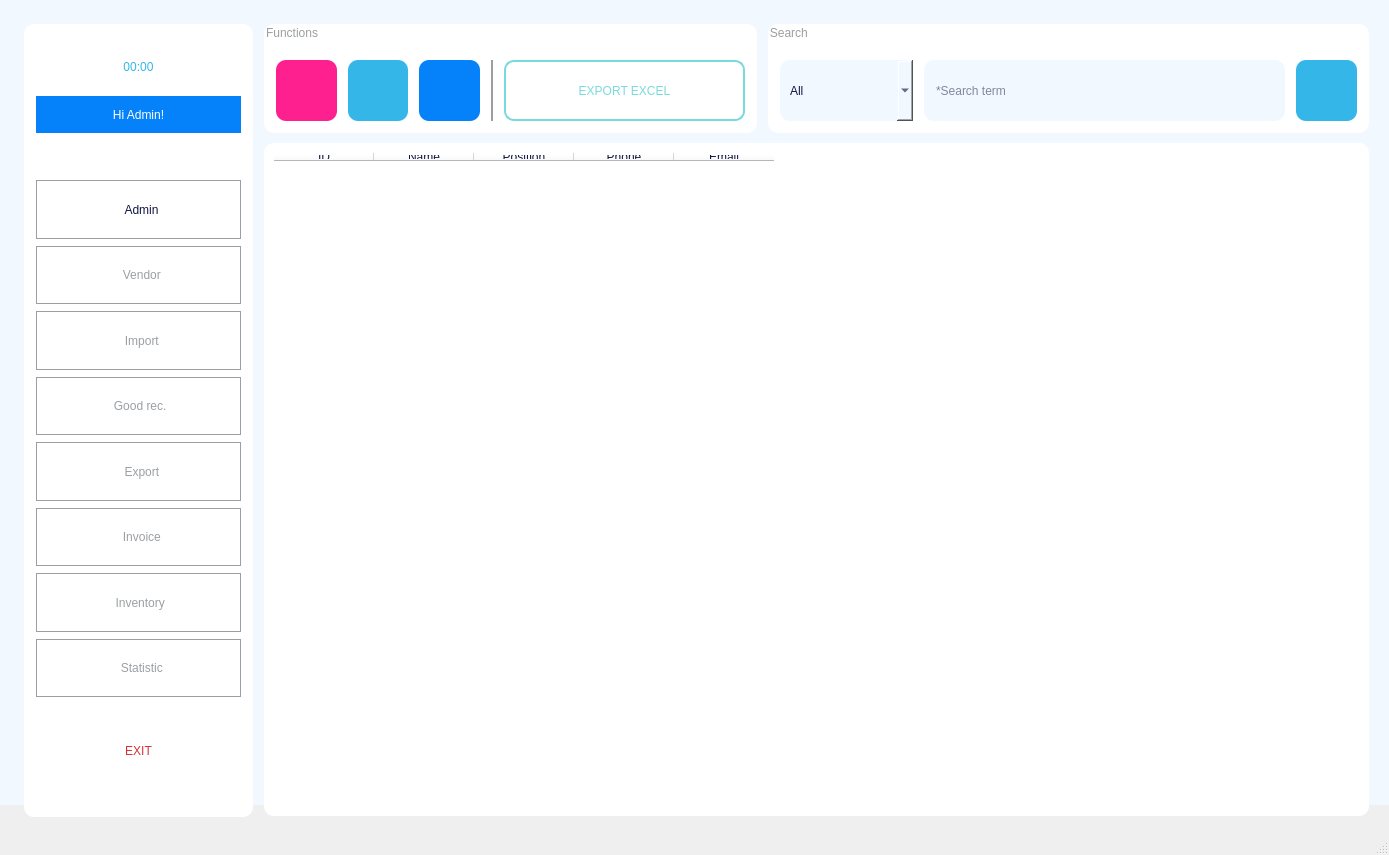
<?xml version="1.0" encoding="UTF-8"?>
<ui version="4.0">
 <class>MainWindow</class>
 <widget class="QMainWindow" name="MainWindow">
  <property name="geometry">
   <rect>
    <x>0</x>
    <y>0</y>
    <width>1389</width>
    <height>855</height>
   </rect>
  </property>
  <property name="maximumSize">
   <size>
    <width>1920</width>
    <height>1080</height>
   </size>
  </property>
  <property name="focusPolicy">
   <enum>Qt::NoFocus</enum>
  </property>
  <property name="windowTitle">
   <string>Admin</string>
  </property>
  <property name="autoFillBackground">
   <bool>false</bool>
  </property>
  <property name="toolButtonStyle">
   <enum>Qt::ToolButtonTextUnderIcon</enum>
  </property>
  <property name="animated">
   <bool>false</bool>
  </property>
  <widget class="QWidget" name="centralwidget">
   <widget class="QLabel" name="label">
    <property name="geometry">
     <rect>
      <x>24</x>
      <y>24</y>
      <width>229</width>
      <height>793</height>
     </rect>
    </property>
    <property name="styleSheet">
     <string notr="true">border-radius: 10px;
background-color: rgb(255, 255, 255);</string>
    </property>
    <property name="text">
     <string/>
    </property>
   </widget>
   <widget class="QWidget" name="verticalLayoutWidget">
    <property name="geometry">
     <rect>
      <x>36</x>
      <y>180</y>
      <width>205</width>
      <height>517</height>
     </rect>
    </property>
    <layout class="QVBoxLayout" name="verticalLayout">
     <property name="spacing">
      <number>7</number>
     </property>
     <item>
      <widget class="QPushButton" name="pushButtonAdmin">
       <property name="maximumSize">
        <size>
         <width>16777215</width>
         <height>60</height>
        </size>
       </property>
       <property name="toolTipDuration">
        <number>-1</number>
       </property>
       <property name="layoutDirection">
        <enum>Qt::LeftToRight</enum>
       </property>
       <property name="autoFillBackground">
        <bool>false</bool>
       </property>
       <property name="styleSheet">
        <string notr="true">color: rgb(14, 23, 67);
font: 63 12pt &quot;Montserrat SemiBold&quot;;
background-color: rgb(255, 255, 255);
border: 1px solid #9b9fa2;
</string>
       </property>
       <property name="text">
        <string>  Admin</string>
       </property>
       <property name="icon">
        <iconset>
         <normaloff>../RESOURCE/ICON/adm.png</normaloff>../RESOURCE/ICON/adm.png</iconset>
       </property>
       <property name="iconSize">
        <size>
         <width>35</width>
         <height>35</height>
        </size>
       </property>
      </widget>
     </item>
     <item>
      <widget class="QPushButton" name="pushButtonVendor">
       <property name="maximumSize">
        <size>
         <width>16777215</width>
         <height>60</height>
        </size>
       </property>
       <property name="toolTipDuration">
        <number>-1</number>
       </property>
       <property name="layoutDirection">
        <enum>Qt::LeftToRight</enum>
       </property>
       <property name="autoFillBackground">
        <bool>false</bool>
       </property>
       <property name="styleSheet">
        <string notr="true">font: 63 12pt &quot;Montserrat SemiBold&quot;;
background-color: rgb(255, 255, 255);
border: 1px solid #9b9fa2;
color: rgb(155, 159, 162);</string>
       </property>
       <property name="text">
        <string>  Vendor</string>
       </property>
       <property name="icon">
        <iconset>
         <normaloff>../RESOURCE/ICON/vendor1.png</normaloff>../RESOURCE/ICON/vendor1.png</iconset>
       </property>
       <property name="iconSize">
        <size>
         <width>32</width>
         <height>32</height>
        </size>
       </property>
      </widget>
     </item>
     <item>
      <widget class="QPushButton" name="pushButtonImport">
       <property name="maximumSize">
        <size>
         <width>16777215</width>
         <height>60</height>
        </size>
       </property>
       <property name="contextMenuPolicy">
        <enum>Qt::DefaultContextMenu</enum>
       </property>
       <property name="toolTipDuration">
        <number>0</number>
       </property>
       <property name="layoutDirection">
        <enum>Qt::LeftToRight</enum>
       </property>
       <property name="autoFillBackground">
        <bool>false</bool>
       </property>
       <property name="styleSheet">
        <string notr="true">font: 63 12pt &quot;Montserrat SemiBold&quot;;
background-color: rgb(255, 255, 255);
border: 1px solid #9b9fa2;
color: rgb(155, 159, 162);</string>
       </property>
       <property name="text">
        <string>  Import</string>
       </property>
       <property name="icon">
        <iconset>
         <normaloff>../RESOURCE/ICON/import.png</normaloff>../RESOURCE/ICON/import.png</iconset>
       </property>
       <property name="iconSize">
        <size>
         <width>30</width>
         <height>30</height>
        </size>
       </property>
      </widget>
     </item>
     <item>
      <widget class="QPushButton" name="pushButtonReceipt">
       <property name="maximumSize">
        <size>
         <width>16777215</width>
         <height>60</height>
        </size>
       </property>
       <property name="contextMenuPolicy">
        <enum>Qt::DefaultContextMenu</enum>
       </property>
       <property name="toolTipDuration">
        <number>0</number>
       </property>
       <property name="layoutDirection">
        <enum>Qt::LeftToRight</enum>
       </property>
       <property name="autoFillBackground">
        <bool>false</bool>
       </property>
       <property name="styleSheet">
        <string notr="true">font: 63 12pt &quot;Montserrat SemiBold&quot;;
background-color: rgb(255, 255, 255);
border: 1px solid #9b9fa2;
color: rgb(155, 159, 162);</string>
       </property>
       <property name="text">
        <string> Good rec.</string>
       </property>
       <property name="icon">
        <iconset>
         <normaloff>../RESOURCE/ICON/doc.png</normaloff>../RESOURCE/ICON/doc.png</iconset>
       </property>
       <property name="iconSize">
        <size>
         <width>35</width>
         <height>35</height>
        </size>
       </property>
      </widget>
     </item>
     <item>
      <widget class="QPushButton" name="pushButtonExport">
       <property name="maximumSize">
        <size>
         <width>16777215</width>
         <height>60</height>
        </size>
       </property>
       <property name="contextMenuPolicy">
        <enum>Qt::DefaultContextMenu</enum>
       </property>
       <property name="toolTipDuration">
        <number>0</number>
       </property>
       <property name="layoutDirection">
        <enum>Qt::LeftToRight</enum>
       </property>
       <property name="autoFillBackground">
        <bool>false</bool>
       </property>
       <property name="styleSheet">
        <string notr="true">font: 63 12pt &quot;Montserrat SemiBold&quot;;
background-color: rgb(255, 255, 255);
border: 1px solid #9b9fa2;
color: rgb(155, 159, 162);</string>
       </property>
       <property name="text">
        <string>  Export</string>
       </property>
       <property name="icon">
        <iconset>
         <normaloff>../RESOURCE/ICON/export.png</normaloff>../RESOURCE/ICON/export.png</iconset>
       </property>
       <property name="iconSize">
        <size>
         <width>30</width>
         <height>30</height>
        </size>
       </property>
      </widget>
     </item>
     <item>
      <widget class="QPushButton" name="pushButtonInvoice">
       <property name="maximumSize">
        <size>
         <width>16777215</width>
         <height>60</height>
        </size>
       </property>
       <property name="contextMenuPolicy">
        <enum>Qt::DefaultContextMenu</enum>
       </property>
       <property name="toolTipDuration">
        <number>0</number>
       </property>
       <property name="layoutDirection">
        <enum>Qt::LeftToRight</enum>
       </property>
       <property name="autoFillBackground">
        <bool>false</bool>
       </property>
       <property name="styleSheet">
        <string notr="true">font: 63 12pt &quot;Montserrat SemiBold&quot;;
background-color: rgb(255, 255, 255);
border: 1px solid #9b9fa2;
color: rgb(155, 159, 162);</string>
       </property>
       <property name="text">
        <string>  Invoice</string>
       </property>
       <property name="icon">
        <iconset>
         <normaloff>../RESOURCE/ICON/doc.png</normaloff>../RESOURCE/ICON/doc.png</iconset>
       </property>
       <property name="iconSize">
        <size>
         <width>35</width>
         <height>35</height>
        </size>
       </property>
      </widget>
     </item>
     <item>
      <widget class="QPushButton" name="pushButtonInventory">
       <property name="maximumSize">
        <size>
         <width>16777215</width>
         <height>60</height>
        </size>
       </property>
       <property name="contextMenuPolicy">
        <enum>Qt::DefaultContextMenu</enum>
       </property>
       <property name="toolTipDuration">
        <number>0</number>
       </property>
       <property name="layoutDirection">
        <enum>Qt::LeftToRight</enum>
       </property>
       <property name="autoFillBackground">
        <bool>false</bool>
       </property>
       <property name="styleSheet">
        <string notr="true">font: 63 12pt &quot;Montserrat SemiBold&quot;;
background-color: rgb(255, 255, 255);
border: 1px solid #9b9fa2;
color: rgb(155, 159, 162);</string>
       </property>
       <property name="text">
        <string> Inventory</string>
       </property>
       <property name="icon">
        <iconset>
         <normaloff>../RESOURCE/ICON/inventory.png</normaloff>../RESOURCE/ICON/inventory.png</iconset>
       </property>
       <property name="iconSize">
        <size>
         <width>30</width>
         <height>30</height>
        </size>
       </property>
      </widget>
     </item>
     <item>
      <widget class="QPushButton" name="pushButtonStatistic">
       <property name="maximumSize">
        <size>
         <width>16777215</width>
         <height>60</height>
        </size>
       </property>
       <property name="contextMenuPolicy">
        <enum>Qt::DefaultContextMenu</enum>
       </property>
       <property name="toolTipDuration">
        <number>0</number>
       </property>
       <property name="layoutDirection">
        <enum>Qt::LeftToRight</enum>
       </property>
       <property name="autoFillBackground">
        <bool>false</bool>
       </property>
       <property name="styleSheet">
        <string notr="true">font: 63 12pt &quot;Montserrat SemiBold&quot;;
background-color: rgb(255, 255, 255);
border: 1px solid #9b9fa2;
color: rgb(155, 159, 162);</string>
       </property>
       <property name="text">
        <string>  Statistic</string>
       </property>
       <property name="icon">
        <iconset>
         <normaloff>../RESOURCE/ICON/statis.png</normaloff>../RESOURCE/ICON/statis.png</iconset>
       </property>
       <property name="iconSize">
        <size>
         <width>32</width>
         <height>32</height>
        </size>
       </property>
      </widget>
     </item>
    </layout>
   </widget>
   <widget class="QGroupBox" name="groupBox">
    <property name="geometry">
     <rect>
      <x>264</x>
      <y>24</y>
      <width>493</width>
      <height>109</height>
     </rect>
    </property>
    <property name="styleSheet">
     <string notr="true">padding: 5px;
border-radius: 10px;
color: rgb(155, 159, 162);
background-color: rgb(255, 255, 255);
font: 25 10pt &quot;Montserrat Light&quot;;</string>
    </property>
    <property name="title">
     <string>Functions</string>
    </property>
    <widget class="QWidget" name="horizontalLayoutWidget">
     <property name="geometry">
      <rect>
       <x>12</x>
       <y>36</y>
       <width>217</width>
       <height>61</height>
      </rect>
     </property>
     <layout class="QHBoxLayout" name="horizontalLayout">
      <property name="spacing">
       <number>11</number>
      </property>
      <item>
       <widget class="QPushButton" name="pushButtonNew">
        <property name="maximumSize">
         <size>
          <width>100</width>
          <height>100</height>
         </size>
        </property>
        <property name="toolTip">
         <string>&lt;html&gt;&lt;head/&gt;&lt;body&gt;&lt;p&gt;&lt;span style=&quot; font-size:12pt; color:#ff2090;&quot;&gt;New&lt;/span&gt;&lt;/p&gt;&lt;/body&gt;&lt;/html&gt;</string>
        </property>
        <property name="toolTipDuration">
         <number>-1</number>
        </property>
        <property name="styleSheet">
         <string notr="true">QPushButton {
    background-color: #FF2090; /* Màu nền mặc định */

    border-radius: 10px; 
    padding: 5px;

}

QPushButton:hover {
    background-color: #FFA2D1; /* Màu khi di chuột */  
}

QPushButton:pressed {
    background-color: #FF2090; /* Màu khi nhấn */
}

QPushButton:focus {
    border: 5px solid #FFA2D1; /* Viền khi nút được focus */ 
}
</string>
        </property>
        <property name="text">
         <string/>
        </property>
        <property name="icon">
         <iconset>
          <normaloff>../RESOURCE/ICON/new.png</normaloff>../RESOURCE/ICON/new.png</iconset>
        </property>
        <property name="iconSize">
         <size>
          <width>32</width>
          <height>32</height>
         </size>
        </property>
       </widget>
      </item>
      <item>
       <widget class="QPushButton" name="pushButtonEdit">
        <property name="maximumSize">
         <size>
          <width>100</width>
          <height>100</height>
         </size>
        </property>
        <property name="toolTip">
         <string>&lt;html&gt;&lt;head/&gt;&lt;body&gt;&lt;p&gt;&lt;span style=&quot; font-size:12pt; color:#35b6e8;&quot;&gt;Edit&lt;/span&gt;&lt;/p&gt;&lt;/body&gt;&lt;/html&gt;</string>
        </property>
        <property name="styleSheet">
         <string notr="true">QPushButton {
    background-color: #35B6E8; /* Màu nền mặc định */

    border-radius: 10px; 
    padding: 5px;

}

QPushButton:hover {
    background-color: #A3E3FC; /* Màu khi di chuột */  

}

QPushButton:pressed {
    background-color: #35B6E8; /* Màu khi nhấn */
}

QPushButton:focus {
    border: 5px solid #A3E3FC; /* Viền khi nút được focus */ 
}
</string>
        </property>
        <property name="text">
         <string/>
        </property>
        <property name="icon">
         <iconset>
          <normaloff>../RESOURCE/ICON/edit.png</normaloff>../RESOURCE/ICON/edit.png</iconset>
        </property>
        <property name="iconSize">
         <size>
          <width>32</width>
          <height>32</height>
         </size>
        </property>
       </widget>
      </item>
      <item>
       <widget class="QPushButton" name="pushButtonDelete">
        <property name="maximumSize">
         <size>
          <width>100</width>
          <height>100</height>
         </size>
        </property>
        <property name="toolTip">
         <string>&lt;html&gt;&lt;head/&gt;&lt;body&gt;&lt;p&gt;&lt;span style=&quot; font-size:12pt; color:#0581f9;&quot;&gt;Delete&lt;/span&gt;&lt;/p&gt;&lt;/body&gt;&lt;/html&gt;</string>
        </property>
        <property name="styleSheet">
         <string notr="true">QPushButton {
    background-color: #0581F9; /* Màu nền mặc định */

    border-radius: 10px; 
    padding: 5px;

}

QPushButton:hover {
    background-color: #87C4FF; /* Màu khi di chuột */  

}

QPushButton:pressed {
    background-color: #0581F9; /* Màu khi nhấn */
}

QPushButton:focus {
    border: 5px solid #87C4FF; /* Viền khi nút được focus */ 
}
</string>
        </property>
        <property name="text">
         <string/>
        </property>
        <property name="icon">
         <iconset>
          <normaloff>../RESOURCE/ICON/delete.png</normaloff>../RESOURCE/ICON/delete.png</iconset>
        </property>
        <property name="iconSize">
         <size>
          <width>32</width>
          <height>32</height>
         </size>
        </property>
       </widget>
      </item>
      <item>
       <widget class="QLabel" name="label_3">
        <property name="maximumSize">
         <size>
          <width>2</width>
          <height>16777215</height>
         </size>
        </property>
        <property name="styleSheet">
         <string notr="true">background-color: rgb(155, 159, 162);</string>
        </property>
        <property name="text">
         <string/>
        </property>
       </widget>
      </item>
     </layout>
    </widget>
    <widget class="QPushButton" name="pushButtonExcel">
     <property name="geometry">
      <rect>
       <x>240</x>
       <y>36</y>
       <width>241</width>
       <height>61</height>
      </rect>
     </property>
     <property name="styleSheet">
      <string notr="true">QPushButton {
    background-color: #FFFFFF; /* Màu nền mặc định */
    border-radius: 10px; 
	border: 2px solid #79DADC;
    padding: 5px;
	color: #79DADC;
	font: 63 12pt &quot;Montserrat SemiBold&quot;;
}

QPushButton:hover {
    background-color: #79DADC; /* Màu khi di chuột */  
	color: #FFFFFF;
	border: 2px solid #FFFFFF;
}

QPushButton:pressed {
    background-color: #FFFFFF; /* Màu khi nhấn */
}

QPushButton:focus {
    background-color: #79DADC; /* Màu khi di chuột */  
	border:5px solid #B4EDEE;
	color: #FFFFFF;

}
</string>
     </property>
     <property name="text">
      <string>EXPORT EXCEL</string>
     </property>
     <property name="icon">
      <iconset>
       <normaloff>../RESOURCE/ICON/exc.png</normaloff>../RESOURCE/ICON/exc.png</iconset>
     </property>
     <property name="iconSize">
      <size>
       <width>70</width>
       <height>70</height>
      </size>
     </property>
    </widget>
   </widget>
   <widget class="QLabel" name="label_2">
    <property name="geometry">
     <rect>
      <x>0</x>
      <y>-12</y>
      <width>1393</width>
      <height>817</height>
     </rect>
    </property>
    <property name="styleSheet">
     <string notr="true">background-color: rgb(242, 248, 255);</string>
    </property>
    <property name="text">
     <string/>
    </property>
   </widget>
   <widget class="QGroupBox" name="groupBox_2">
    <property name="geometry">
     <rect>
      <x>768</x>
      <y>24</y>
      <width>601</width>
      <height>109</height>
     </rect>
    </property>
    <property name="styleSheet">
     <string notr="true">padding: 5px;
border-radius: 10px;
color: rgb(155, 159, 162);
background-color: rgb(255, 255, 255);
font: 25 10pt &quot;Montserrat Light&quot;;</string>
    </property>
    <property name="title">
     <string>Search </string>
    </property>
    <widget class="QLineEdit" name="lineEdit">
     <property name="geometry">
      <rect>
       <x>156</x>
       <y>36</y>
       <width>361</width>
       <height>61</height>
      </rect>
     </property>
     <property name="styleSheet">
      <string notr="true">background-color: rgb(242, 248, 255);
color: rgb(14, 23, 67);
font: 57 12pt &quot;Montserrat Medium&quot;;
padding: 10px;</string>
     </property>
     <property name="text">
      <string/>
     </property>
     <property name="placeholderText">
      <string>*Search term</string>
     </property>
    </widget>
    <widget class="QPushButton" name="pushButton">
     <property name="geometry">
      <rect>
       <x>528</x>
       <y>36</y>
       <width>61</width>
       <height>61</height>
      </rect>
     </property>
     <property name="maximumSize">
      <size>
       <width>100</width>
       <height>100</height>
      </size>
     </property>
     <property name="styleSheet">
      <string notr="true">QPushButton {
    background-color: #35B6E8; /* Màu nền mặc định */
    border-radius: 10px; 
    padding: 5px;

}

QPushButton:hover {
    background-color: #8EDAF8; /* Màu khi di chuột */  

}

QPushButton:pressed {
    background-color: #35B6E8; /* Màu khi nhấn */
}

QPushButton:focus {
    border: 5px solid #8EDAF8; /* Viền khi nút được focus */ 
}
</string>
     </property>
     <property name="text">
      <string/>
     </property>
     <property name="icon">
      <iconset>
       <normaloff>../RESOURCE/ICON/search.png</normaloff>../RESOURCE/ICON/search.png</iconset>
     </property>
     <property name="iconSize">
      <size>
       <width>25</width>
       <height>25</height>
      </size>
     </property>
    </widget>
    <widget class="QComboBox" name="comboBox">
     <property name="geometry">
      <rect>
       <x>12</x>
       <y>36</y>
       <width>133</width>
       <height>61</height>
      </rect>
     </property>
     <property name="styleSheet">
      <string notr="true">background-color: rgb(242, 248, 255);
color: rgb(14, 23, 67);
font: 57 12pt &quot;Montserrat Medium&quot;;
padding: 10px;</string>
     </property>
     <property name="editable">
      <bool>false</bool>
     </property>
     <property name="currentText">
      <string>All</string>
     </property>
     <property name="sizeAdjustPolicy">
      <enum>QComboBox::AdjustToContentsOnFirstShow</enum>
     </property>
     <item>
      <property name="text">
       <string>All</string>
      </property>
     </item>
     <item>
      <property name="text">
       <string>ID</string>
      </property>
     </item>
     <item>
      <property name="text">
       <string>Name</string>
      </property>
     </item>
     <item>
      <property name="text">
       <string>Position</string>
      </property>
     </item>
    </widget>
   </widget>
   <widget class="QTableWidget" name="tableWidget">
    <property name="geometry">
     <rect>
      <x>264</x>
      <y>143</y>
      <width>1105</width>
      <height>673</height>
     </rect>
    </property>
    <property name="toolTip">
     <string/>
    </property>
    <property name="styleSheet">
     <string notr="true">padding: 5px;
border-radius: 10px;
color: rgb(14, 23, 67);
background-color: rgb(255, 255, 255);
font: 57 10pt &quot;Montserrat Medium&quot;;</string>
    </property>
    <column>
     <property name="text">
      <string>ID</string>
     </property>
    </column>
    <column>
     <property name="text">
      <string>Name</string>
     </property>
    </column>
    <column>
     <property name="text">
      <string>Position</string>
     </property>
    </column>
    <column>
     <property name="text">
      <string>Phone</string>
     </property>
    </column>
    <column>
     <property name="text">
      <string>Email</string>
     </property>
    </column>
   </widget>
   <widget class="QLabel" name="label_4">
    <property name="geometry">
     <rect>
      <x>36</x>
      <y>36</y>
      <width>205</width>
      <height>61</height>
     </rect>
    </property>
    <property name="styleSheet">
     <string notr="true">color: rgb(53, 182, 232);
font: 87 30pt &quot;Montserrat Black&quot;;</string>
    </property>
    <property name="text">
     <string>00:00</string>
    </property>
    <property name="alignment">
     <set>Qt::AlignCenter</set>
    </property>
   </widget>
   <widget class="QLabel" name="label_5">
    <property name="geometry">
     <rect>
      <x>36</x>
      <y>96</y>
      <width>205</width>
      <height>37</height>
     </rect>
    </property>
    <property name="styleSheet">
     <string notr="true">color: rgb(255, 255, 255);
font: 63 15pt &quot;Montserrat SemiBold&quot;;
background-color: rgb(5, 129, 249);</string>
    </property>
    <property name="text">
     <string>Hi Admin!</string>
    </property>
    <property name="alignment">
     <set>Qt::AlignCenter</set>
    </property>
   </widget>
   <widget class="QPushButton" name="pushButton_2">
    <property name="geometry">
     <rect>
      <x>60</x>
      <y>720</y>
      <width>157</width>
      <height>61</height>
     </rect>
    </property>
    <property name="styleSheet">
     <string notr="true">QPushButton {
    background-color: #FFFFFF; /* Màu nền mặc định */
	color: #D23435;
	font: 8120 17pt &quot;Montserrat Bold&quot;;
    border-radius: 10px; 
    padding: 5px;

}

QPushButton:hover {
	border: 2px solid #D23435;
}

QPushButton:pressed {
    background-color: #D23435; /* Màu khi nhấn */
}

QPushButton:focus {
	border: 2px solid #D23435;
}
</string>
    </property>
    <property name="text">
     <string>EXIT</string>
    </property>
    <property name="icon">
     <iconset>
      <normaloff>../RESOURCE/ICON/turnoff.png</normaloff>../RESOURCE/ICON/turnoff.png</iconset>
    </property>
    <property name="iconSize">
     <size>
      <width>35</width>
      <height>35</height>
     </size>
    </property>
   </widget>
   <zorder>label_2</zorder>
   <zorder>label</zorder>
   <zorder>verticalLayoutWidget</zorder>
   <zorder>groupBox</zorder>
   <zorder>groupBox_2</zorder>
   <zorder>tableWidget</zorder>
   <zorder>label_4</zorder>
   <zorder>label_5</zorder>
   <zorder>pushButton_2</zorder>
  </widget>
  <widget class="QMenuBar" name="menubar">
   <property name="geometry">
    <rect>
     <x>0</x>
     <y>0</y>
     <width>1389</width>
     <height>26</height>
    </rect>
   </property>
  </widget>
  <widget class="QStatusBar" name="statusbar"/>
 </widget>
 <resources/>
 <connections/>
</ui>
